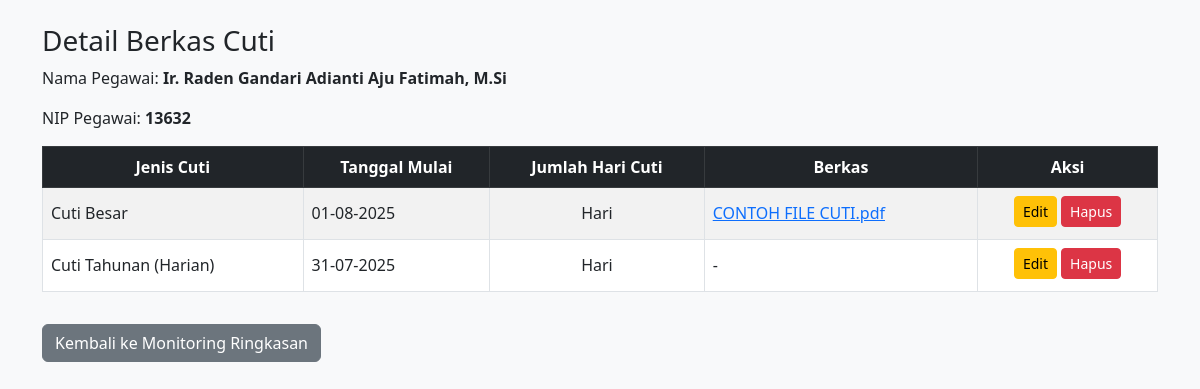
Page /detail_berkas.php?nip=13632 (signed in) on the committed database.
### tables this page shows
CREATE TABLE `tbl_cuti` (
  `id_cuti` int(11) UNSIGNED NOT NULL,
  `nip_pegawai` varchar(20) NOT NULL,
  `nama_pegawai` varchar(100) NOT NULL,
  `jenis_cuti` varchar(50) NOT NULL,
  `tanggal_mulai` date NOT NULL,
  `tanggal_selesai` date NOT NULL,
  `jumlah_cuti` decimal(4,1) DEFAULT NULL,
  `nama_file_surat` varchar(255) DEFAULT NULL,
  `total_berkas_diunggah` int(11) DEFAULT 0,
  `jumlah_berkas_diminta` int(11) DEFAULT NULL,
  `catatan_supervisi` text DEFAULT NULL,
  `created_at` timestamp NOT NULL DEFAULT current_timestamp(),
  `updated_at` timestamp NOT NULL DEFAULT current_timestamp() ON UPDATE current_timestamp()
);

### detail_berkas.php (the view, shortened to what this page needs)
<?php
include 'db/koneksi.php';
$nip_pegawai_target = isset($_GET['nip']) ? htmlspecialchars($_GET['nip']) : '';
$query_detail = "SELECT id_cuti, nip_pegawai, nama_pegawai, jenis_cuti, tanggal_mulai, jumlah_cuti, nama_file_surat FROM tbl_cuti WHERE nip_pegawai = ? AND tanggal_mulai IS NOT NULL ORDER BY tanggal_mulai DESC";
$stmt_detail = mysqli_prepare($conn, $query_detail);
mysqli_stmt_bind_param($stmt_detail, "s", $nip_pegawai_target);
mysqli_stmt_execute($stmt_detail);
$result_detail = mysqli_stmt_get_result($stmt_detail);
$data_riwayat_cuti = mysqli_fetch_all($result_detail, MYSQLI_ASSOC);
$nama_pegawai_tampilan = $nip_pegawai_target;
if (!empty($data_riwayat_cuti)) {
    $nama_pegawai_tampilan = htmlspecialchars($data_riwayat_cuti[0]['nama_pegawai']);
}
function formatStandardDate($date_string) {
    $timestamp = strtotime($date_string);
    return date('d-m-Y', $timestamp);
}
?>
<!DOCTYPE html>
<html>
<head>
    <link href="https://cdn.jsdelivr.net/npm/bootstrap@5.3.0/dist/css/bootstrap.min.css" rel="stylesheet">
</head>
<body class="bg-light">
    <div class="container mt-4">
        <h3>Detail Berkas Cuti</h3>
        <p>Nama Pegawai: <strong><?= $nama_pegawai_tampilan; ?></strong></p>
        <p>NIP Pegawai: <strong><?= htmlspecialchars($nip_pegawai_target); ?></strong></p>
        <div class="table-responsive">
            <table class="table table-bordered table-striped align-middle">
                <thead class="table-dark text-center">
                    <tr>
                        <th>Jenis Cuti</th>
                        <th>Tanggal Mulai</th>
                        <th>Jumlah Hari Cuti</th>
                        <th>Berkas</th>
                        <th>Aksi</th>
                    </tr>
                </thead>
                <tbody>
                    <?php if (!empty($data_riwayat_cuti)): ?>
                        <?php foreach ($data_riwayat_cuti as $cuti): ?>
                            <tr>
                                <td><?= htmlspecialchars($cuti['jenis_cuti']); ?></td>
                                <td><?= formatStandardDate($cuti['tanggal_mulai']); ?></td>
                                <td class="text-center">
                                    <?= htmlspecialchars($cuti['jumlah_cuti']); ?> Hari
                                </td>
                                <td>
                                    <?php if (!empty($cuti['nama_file_surat'])): ?>
                                        <a href="uploads/<?= htmlspecialchars($cuti['nama_file_surat']); ?>" target="_blank"><?= htmlspecialchars($cuti['nama_file_surat']); ?></a>
                                    <?php else: ?>
                                        -
                                    <?php endif; ?>
                                </td>
                                <td class="text-center">
                                    <a href="edit_monitoring_pecel.php?id=<?= htmlspecialchars($cuti['id_cuti']); ?>" class="btn btn-sm btn-warning mb-1">Edit</a>
                                    <a href="#" onclick="confirmDelete(<?= $cuti['id_cuti']; ?>, '<?= htmlspecialchars($cuti['jenis_cuti']); ?>')" class="btn btn-sm btn-danger mb-1">Hapus</a>
                                </td>
                            </tr>
                        <?php endforeach; ?>
                    <?php else: ?>
                        <tr>
                            <td colspan="5" class="text-center">Tidak ada riwayat pengajuan cuti ditemukan untuk NIP ini.</td>
                        </tr>
                    <?php endif; ?>
                </tbody>
            </table>
        </div>
        <a href="pecel.php" class="btn btn-secondary mt-3">Kembali ke Monitoring Ringkasan</a>
    </div>
</body>
</html>

### detail_berkas.php (style rules this page uses)
.table th, .table td { vertical-align: middle; }

### rows in the picture
tbl_cuti: nama_pegawai "Ir. Raden Gandari Adianti Aju Fatimah, M.Si", jenis_cuti "Cuti Besar", tanggal_mulai "01-08-2025", nama_file_surat "CONTOH FILE CUTI.pdf"
tbl_cuti: jenis_cuti "Cuti Tahunan (Harian)", tanggal_mulai "31-07-2025"

### other values in the picture
$nip_pegawai_target "13632"
